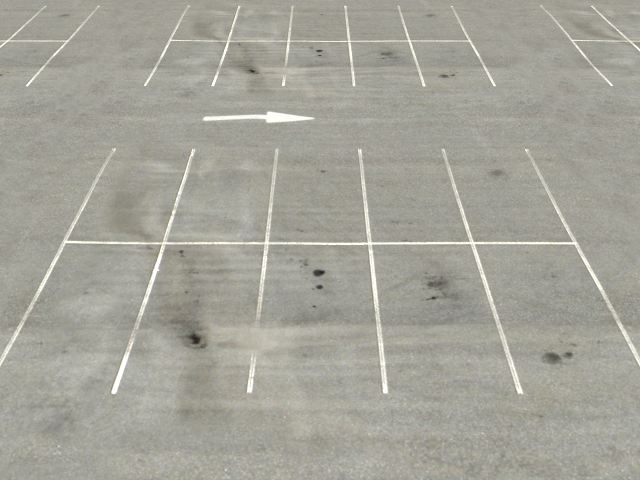
#> input picture Script Python/img/parking_vide.jpg, 640 x 480 px
$ python corner_detection.py
#> lines starting #> are read from the running program, lines starting #| are printed output that depends on the picture; after the words box and inside, x2 and y2 are one past the last pixel; in counts of white or black regions, pixels touching at a corner belong together
import cv2 as cv
import numpy as np

img = cv.imread('img/parking_vide.jpg')
#> img is the input picture: shape (480, 640, 3); mean B, G, R 153.2, 163.3, 164.3
gray = cv.cvtColor(img, cv.COLOR_BGR2GRAY)
blur_gray = cv.GaussianBlur(gray, (5, 5), 0)
blur_gray = np.float32(blur_gray)
dst = cv.cornerHarris(blur_gray, 2, 3, 0.04)
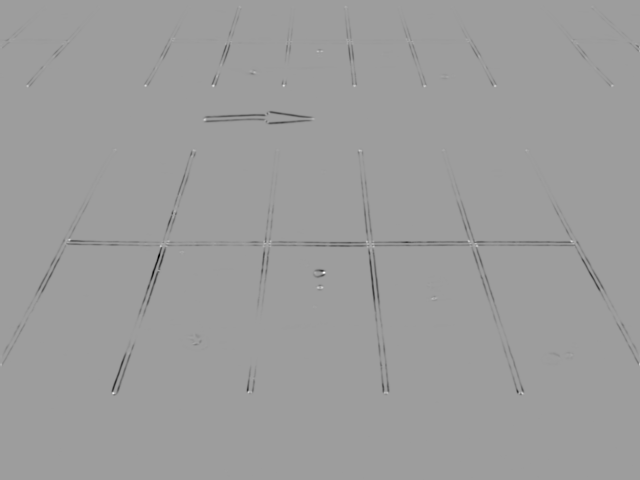
#> dst: shape (480, 640) float32; min -709631.1, max 442140.4, mean -3320.1; drawn with min black and max white
# result is dilated for marking the corners, not important
dst = cv.dilate(dst, None)
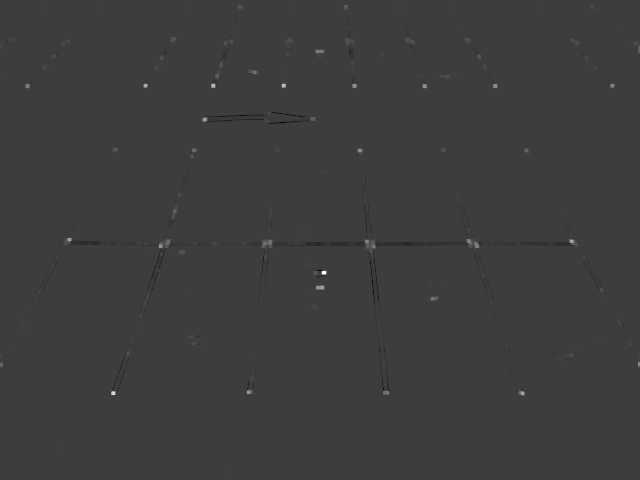
#> dst: shape (480, 640) float32; min -139245.3, max 442140.4, mean 250.3; drawn with min black and max white
dst = cv.dilate(dst, None)
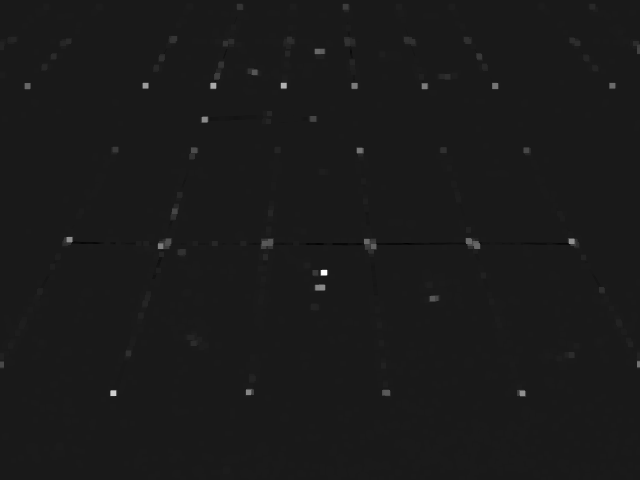
#> dst: shape (480, 640) float32; min -50086.8, max 442140.4, mean 1157.5; drawn with min black and max white
# Threshold for an optimal value, it may vary depending on the image.
img[dst > 0.15 * dst.max()] = [255, 0, 255]
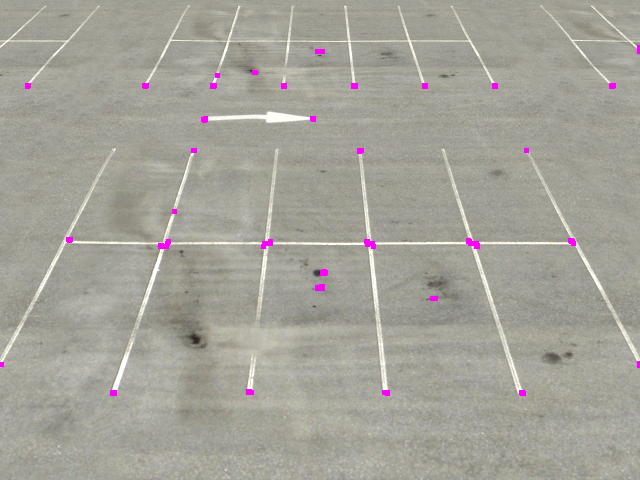
#> img: shape (480, 640, 3); 0.48% of pixels changed, all inside (x1, y1, x2, y2) = (0, 45, 640, 396)

cv.imshow('img', img)
cv.imshow('dst', dst)
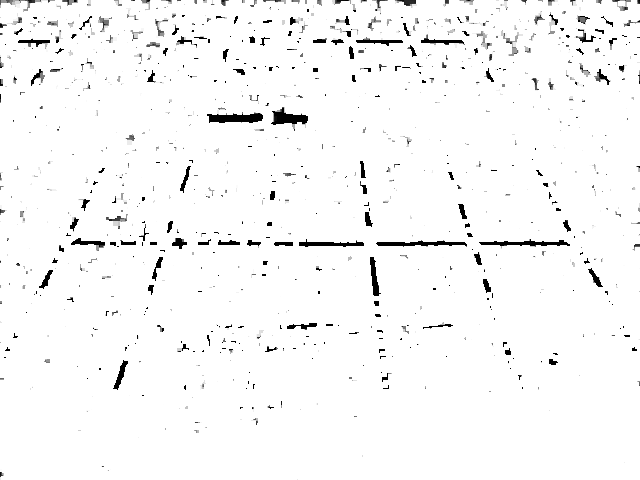
#> window 'dst': shape (480, 640); min 0, max 255, mean 247.5
cv.waitKey(0)
cv.destroyAllWindows()
